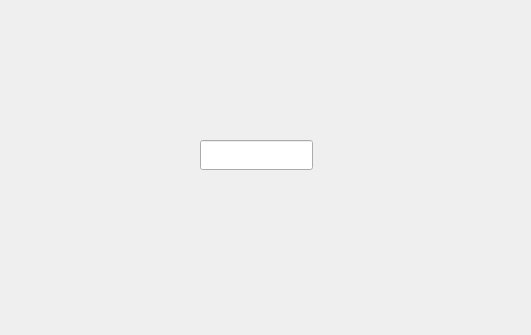
<?xml version="1.0" encoding="UTF-8"?>
<ui version="4.0">
 <class>Dialog</class>
 <widget class="QDialog" name="Dialog">
  <property name="geometry">
   <rect>
    <x>0</x>
    <y>0</y>
    <width>531</width>
    <height>335</height>
   </rect>
  </property>
  <property name="windowTitle">
   <string>Dialog</string>
  </property>
  <property name="modal">
   <bool>true</bool>
  </property>
  <widget class="QLineEdit" name="texto">
   <property name="geometry">
    <rect>
     <x>200</x>
     <y>140</y>
     <width>113</width>
     <height>30</height>
    </rect>
   </property>
  </widget>
 </widget>
 <resources/>
 <connections/>
</ui>
